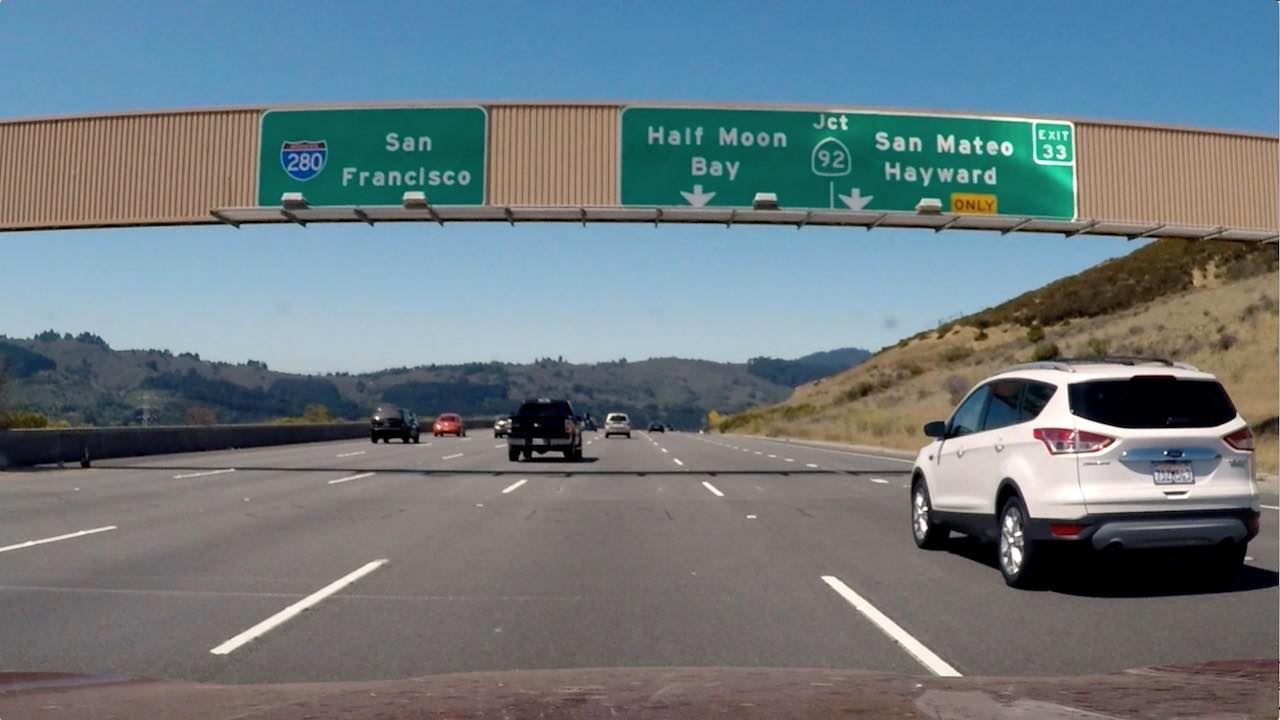
#> input picture CarND-Advanced-Lane-Lines/signs_vehicles_xygrad.png, 1280 x 720 px
$ jupyter execute sample.ipynb   (older library calls are emulated)
#> lines starting #> are read from the running program, lines starting #| are printed output that depends on the picture; after the words box and inside, x2 and y2 are one past the last pixel; in counts of white or black regions, pixels touching at a corner belong together
[cell 1]
import numpy as np
import cv2
import matplotlib.pyplot as plt
import matplotlib.image as mpimg

[cell 2]
# Read in an image
image = mpimg.imread('signs_vehicles_xygrad.png')
#> image is the input picture: shape (720, 1280, 3) float32; mean R, G, B 0.428, 0.477, 0.5

[cell 3]
def abs_sobel_thres(img, orient = 'x', sobel_kernal = 3, thresh = (0, 255)):
    # Calculate directional gradient
    gray = cv2.cvtColor(img, cv2.COLOR_RGB2GRAY)
    if('x' == orient):
        sobel = cv2.Sobel(gray, cv2.CV_64F, 1, 0, ksize = sobel_kernal)
    else:
        sobel = cv2.Sobel(gray, cv2.CV_64F, 0, 1, ksize = sobel_kernal)

    # Apply threshold
    grad_binary = np.zeros_like(sobel)
    grad_binary[(sobel >= thresh[0]) & (sobel <= thresh[1])] = 1
    return grad_binary

[cell 4]
def mag_thresh(img, sobel_kernal = 3, mag_thresh = (0, 255)):
    # Calculate gradient magnitude
    sobelx = abs_sobel_thres(img, orient = 'x', sobel_kernal = sobel_kernal, thresh = mag_thresh)
    sobely = abs_sobel_thres(img, orient = 'y', sobel_kernal = sobel_kernal, thresh = mag_thresh)
    abs_sobel = np.sqrt(np.square(sobelx) + np.square(sobely))

    # Apply threshold
    mag_binary = np.zeros_like(abs_sobel)
    mag_binary[(abs_sobel >= mag_thresh[0]) & (abs_sobel <= mag_thresh[1])] = 1
    return mag_binary

[cell 5]
def dir_threshold(img, sobel_kernal = 3, thresh = (0, np.pi/2)):
    # Calculate gradient direction
    sobelx = abs_sobel_thres(img, orient = 'x', sobel_kernal = sobel_kernal, thresh = thresh)
    sobely = abs_sobel_thres(img, orient = 'y', sobel_kernal = sobel_kernal, thresh = thresh)
    abs_sobelx = np.absolute(sobelx)
    abs_sobely = np.absolute(sobely)
    dir_grad = np.arctan2(abs_sobely, abs_sobelx)

    # Apply threshold
    dir_binary = np.zeros_like(dir_grad)
    dir_grad[(dir_grad >= thresh[0]) & (dir_grad <= thresh[1])] = 1
    return dir_binary

[cell 6]
# Choose a Sobel kernal size
ksize = 15 # Choose a larger odd number to smooth gradient measurements

[cell 7]
# Apply each of the thresholding functions
gradx = abs_sobel_thres(image, orient = 'x', sobel_kernal = ksize, thresh = (0, 100))
#> in abs_sobel_thres, `gray = cv2.cvtColor(img, cv2.COLOR_RGB2GRAY)`:
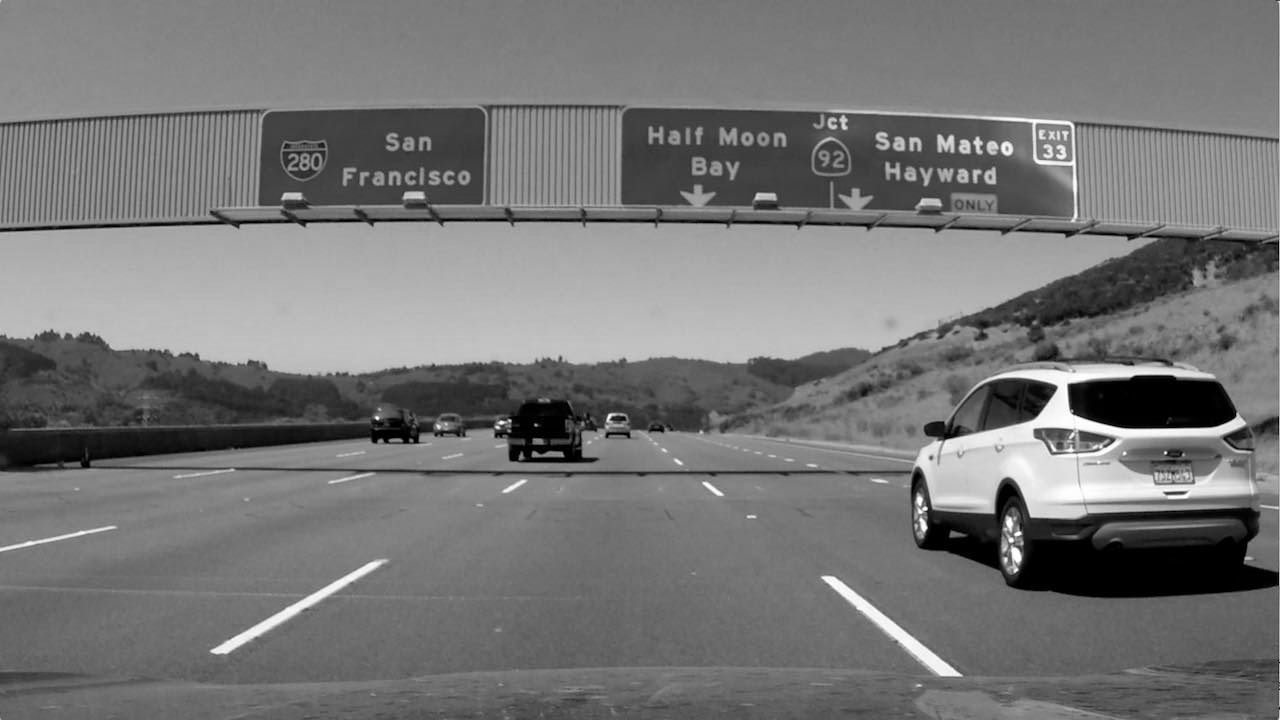
#> gray: shape (720, 1280) float32; min 0, max 0.999, mean 0.465
#> in abs_sobel_thres, `sobel = cv2.Sobel(gray, cv2.CV_64F, 1, 0, ksize = sobel_kernal)`:
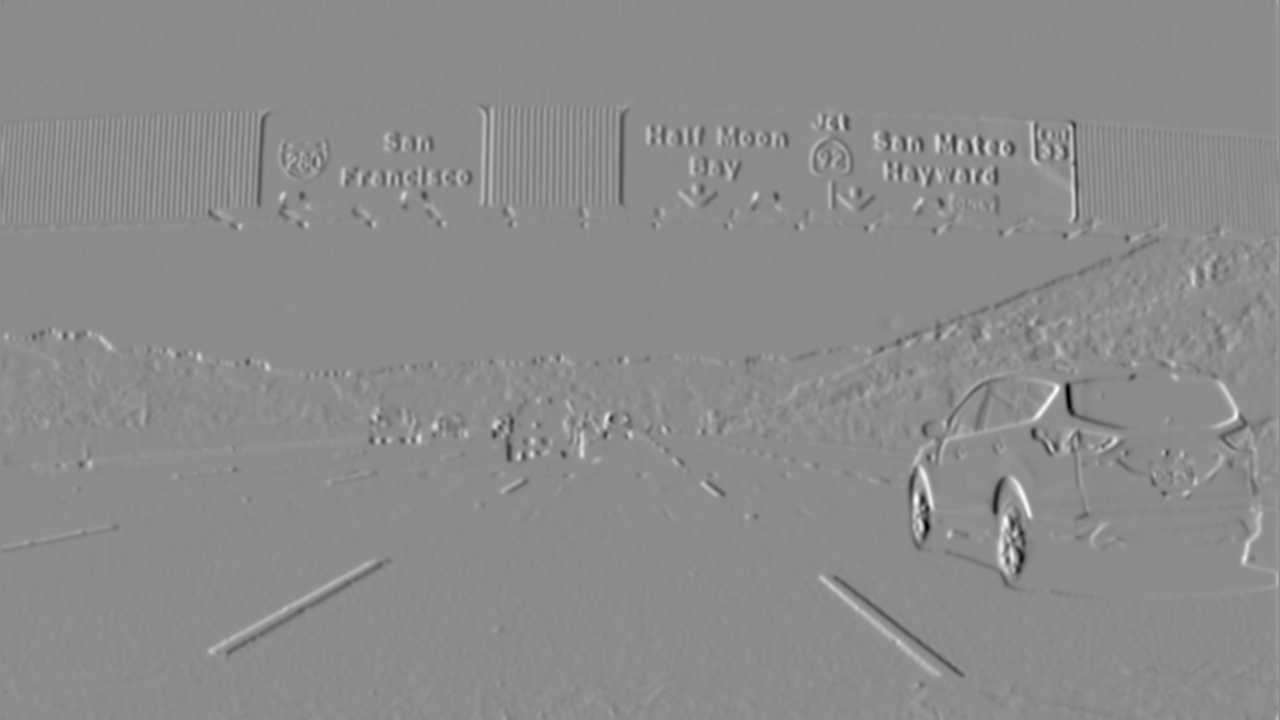
#> sobel: shape (720, 1280) float64; min -23569237, max 19243334.5, mean 3161.7; drawn with min black and max white
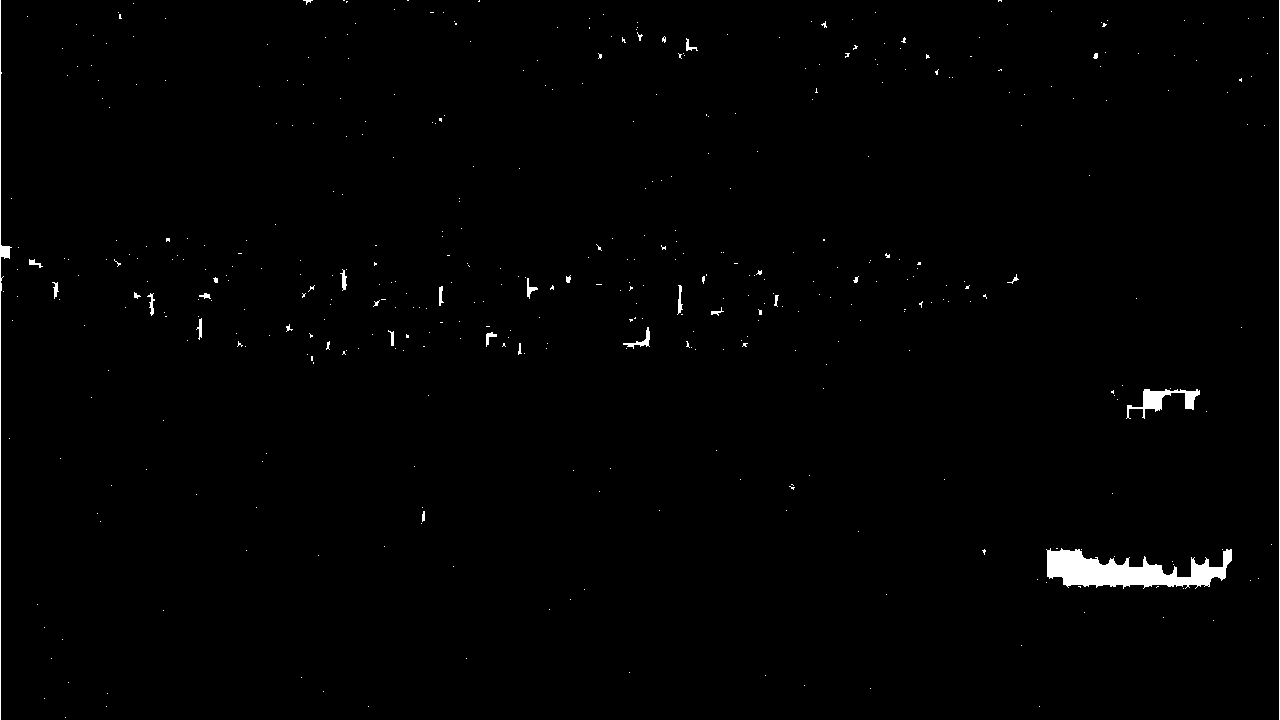
#> gradx: shape (720, 1280) float64; values 0 (black) and 1 (white), 0.94% white; 441 white regions (410 under 20 px), largest, box (x1, y1, x2, y2) and area: (1046, 548, 1232, 589) 4064, (0, 0, 12, 720) 845, (1126, 389, 1200, 419) 740
grady = abs_sobel_thres(image, orient = 'y', sobel_kernal = ksize, thresh = (0, 255))
#> call 2 of abs_sobel_thres, with orient = 'y', sobel_kernal = 15, thresh = (0, 255)
#> in abs_sobel_thres (call 2), `sobel = cv2.Sobel(gray, cv2.CV_64F, 0, 1, ksize = sobel_kernal)`:
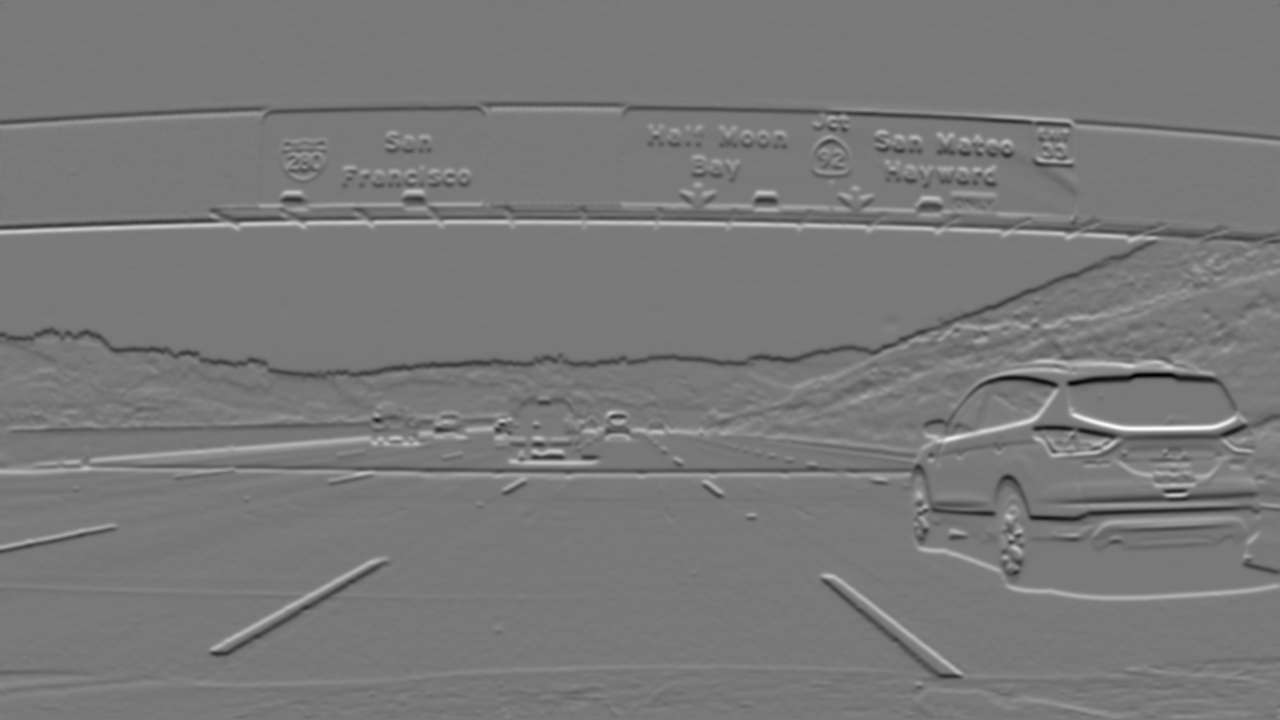
#> sobel: shape (720, 1280) float64; min -23970440.2, max 26364983, mean -17335.5; drawn with min black and max white
#> grady: shape (720, 1280) float64; values 0 (black) and 1 (white), 0.84% white; 395 white regions (388 under 20 px), largest, box (x1, y1, x2, y2) and area: (1043, 551, 1233, 586) 3721, (0, 0, 1280, 3) 1341, (0, 719, 1280, 720) 1280
mag_binary = mag_thresh(image, sobel_kernal = ksize, mag_thresh = (30, 100))
#> in mag_thresh, `sobelx = abs_sobel_thres(img, orient = 'x', sobel_kernal = sobel_kerna..`: sobelx: shape (720, 1280) float64; values 0 (black) and 1 (white), 0.1% white in thin lines or dots
#> in mag_thresh, `sobely = abs_sobel_thres(img, orient = 'y', sobel_kernal = sobel_kerna..`: sobely: shape (720, 1280) float64; values 0 (black) and 1 (white), 0.04% white in thin lines or dots
#> mag_binary: shape (720, 1280) float64; every value is 0
dir_binary = dir_threshold(image, sobel_kernal = ksize, thresh = (0, 2))
#> in dir_threshold, `sobelx = abs_sobel_thres(img, orient = 'x', sobel_kernal = sobel_kerna..`: sobelx: shape (720, 1280) float64; values 0 (black) and 1 (white), 0.73% white; 100 white regions (79 under 20 px), largest, box (x1, y1, x2, y2) and area: (1047, 549, 1231, 587) 3663, (0, 0, 10, 720) 801, (1279, 0, 1280, 720) 720
#> in dir_threshold, `sobely = abs_sobel_thres(img, orient = 'y', sobel_kernal = sobel_kerna..`: sobely: shape (720, 1280) float64; values 0 (black) and 1 (white), 0.73% white; 12 white regions (7 under 20 px), largest, box (x1, y1, x2, y2) and area: (1046, 551, 1233, 585) 3426, (0, 0, 1280, 1) 1280, (0, 719, 1280, 720) 1280, (1127, 391, 1204, 409) 660, (687, 47, 697, 49) 20
#> in dir_threshold, `dir_grad[(dir_grad >= thresh[0]) & (dir_grad <= thresh[1])] = 1`: dir_grad: shape (720, 1280) float64; every value is 1

[cell 8]
combined = np.zeros_like(dir_binary)
combined[(((gradx == 1) & (grady == 1)) | ((mag_binary == 1) & (dir_binary == 1)))] = 1

[cell 9]
# Plot the result
f, (ax1, ax2) = plt.subplots(1, 2, figsize=(24, 9))
f.tight_layout()
ax1.imshow(image)
ax1.set_title('Original Image', fontsize=50)
ax2.imshow(combined, cmap='gray')
ax2.set_title('Thresholded Grad. Dir.', fontsize=50)
plt.subplots_adjust(left=0., right=1, top=0.9, bottom=0.)
plt.show()
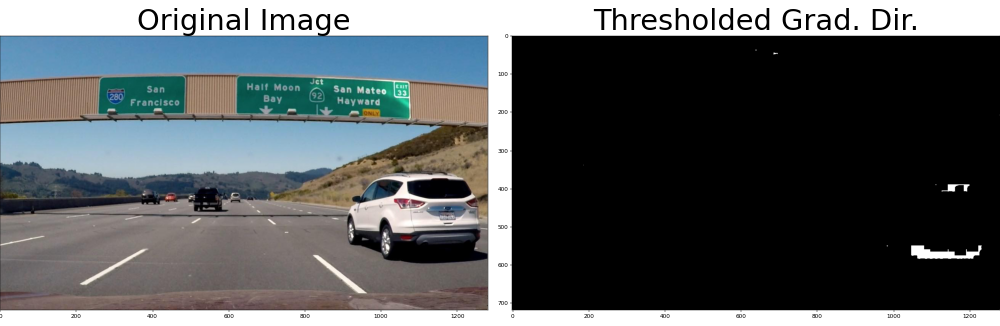
#> figure drawn by matplotlib, 2 panels
